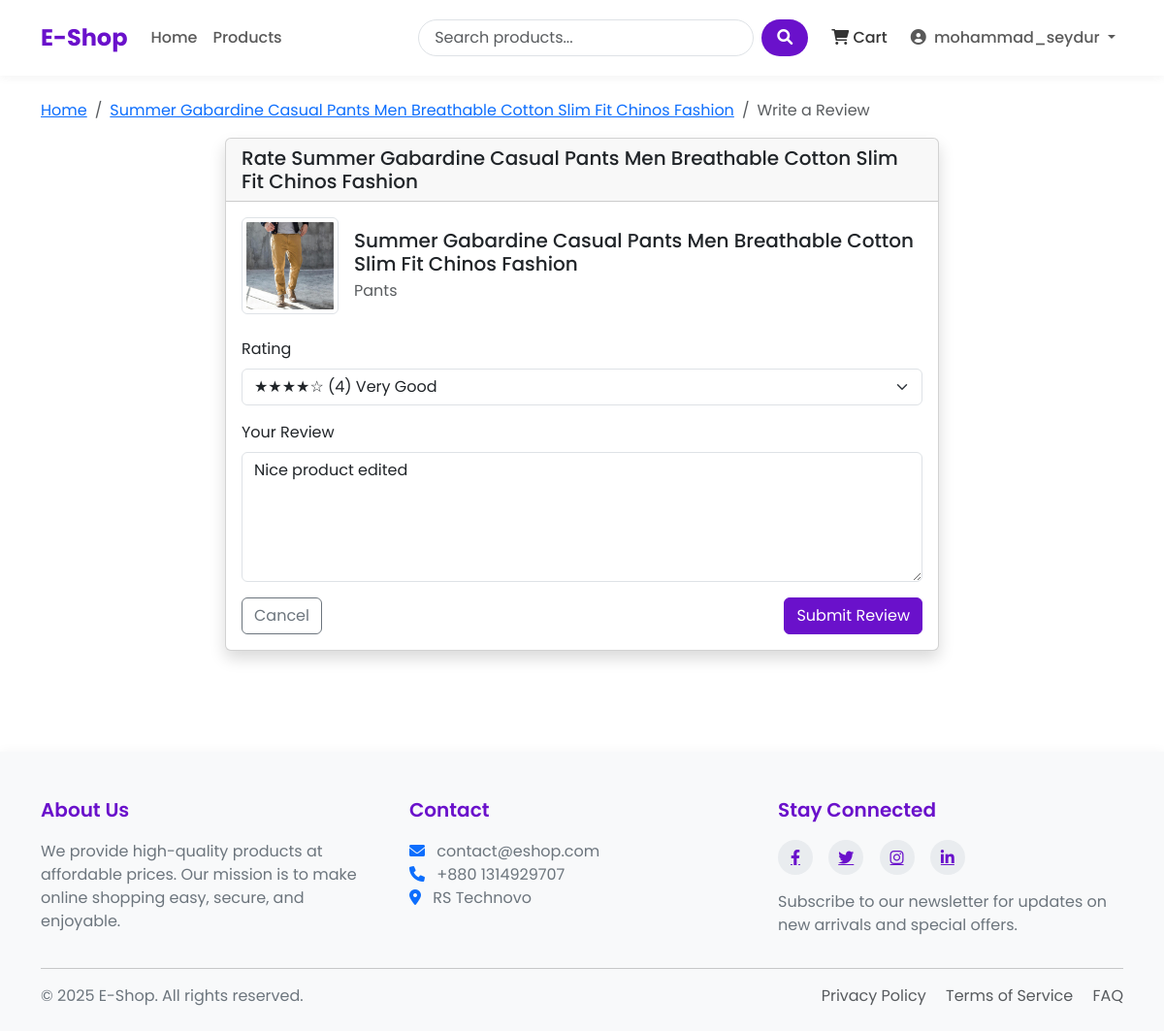
/rate/2/ (signed in), run on the app's committed database.
### shop/models.py (models this page shows, shortened)
class Product(models.Model):
    name = models.CharField(max_length=100)
    slug = models.SlugField(max_length=200, unique=True)
    category = models.ForeignKey(Category, on_delete=models.CASCADE, related_name='products')
    description = models.TextField()
    price = models.DecimalField(max_digits=10, decimal_places=2) # 405.99
    stock = models.PositiveBigIntegerField(default=1)
    available = models.BooleanField(default=True)
    created_at = models.DateTimeField(auto_now_add=True)
    updated_at = models.DateTimeField(auto_now=True)
    image = models.ImageField(upload_to='products/%Y/%m/%d') # products/25/10/2025

class Category(models.Model):
    name = models.CharField(max_length=100)
    slug = models.SlugField(max_length=100, unique=True)
    description = models.TextField()
    class Meta:
        verbose_name_plural = 'Categories'

class Rating(models.Model):
    product = models.ForeignKey(Product, on_delete=models.CASCADE, related_name='ratings')
    user = models.ForeignKey(User, on_delete=models.CASCADE)
    rating = models.PositiveSmallIntegerField(validators=[MinValueValidator(1), MaxValueValidator(5)])
    comment = models.TextField()
    created_at = models.DateTimeField(auto_now_add=True)

### shop/views.py (the view)
# urls.py: path("rate/<int:product_id>/", views.rate_product, name="rate_product"),
@login_required
def rate_product(request, product_id):
    product = get_object_or_404(Product, id=product_id)
    ordered_items = OrderItem.objects.filter(
        order__user=request.user, product=product, order__paid=True
    )
    if not ordered_items.exists():  # order kore nai
        messages.warning(request, "You can only rate products you have purchased!")
        return redirect("product_detail", slug=product.slug)
    try:
        rating = Rating.objects.get(product=product, user=request.user)
    except Rating.DoesNotExist:
        rating = None
    if request.method == "POST":
        form = RatingForm(request.POST, instance=rating)
        if form.is_valid():
            rating = form.save(commit=False)
            rating.product = product
            rating.user = request.user
            rating.save()
            return redirect("product_detail", slug=product.slug)
    else:
        form = RatingForm(instance=rating)
    return render(request, "shop/rate_product.html", {"form": form, "product": product})

### shop/forms.py
class RatingForm(forms.ModelForm):
    class Meta:
        model = Rating
        fields = ['rating', 'comment']
        widgets = {
            'rating' : forms.Select(choices=[(i,i) for i in range(1,6)]),
            'comment' : forms.Textarea(attrs={'rows' : 4})
        }

### shop/context_processors.py (called while the page is built)
def cart_items_count(request):
    if request.user.is_authenticated:
        try:
            cart = Cart.objects.get(user=request.user)
            return {'cart_items_count' : cart.get_total_items()}
        except Cart.DoesNotExist:
            {'cart_items_count' : 0}
    return {'cart_items_count' : 0}

### shop/models.py (called while the page is built)
    def get_total_items(self):
        return sum(item.quantity for item in self.items.all())

### templates/shop/rate_product.html (shortened to what this page needs)
{% extends 'base.html' %}
{% block content %}
<nav aria-label="breadcrumb">
    <ol class="breadcrumb">
        <li class="breadcrumb-item"><a href="{% url 'home' %}">Home</a></li>
        <li class="breadcrumb-item"><a href="{% url 'product_detail' product.slug %}">{{ product.name }}</a></li>
        <li class="breadcrumb-item active" aria-current="page">Write a Review</li>
    </ol>
</nav>
<div class="row justify-content-center">
    <div class="col-lg-8">
        <div class="card shadow">
            <div class="card-header">
                <h5 class="mb-0">Rate {{ product.name }}</h5>
            </div>
            <div class="card-body">
                <div class="d-flex align-items-center mb-4">
                    <div class="flex-shrink-0">
                        {% if product.image %}
                        <img src="{{ product.image.url }}" alt="{{ product.name }}"
                             class="img-thumbnail" style="width: 100px; height: 100px; object-fit: cover;">
                        {% else %}
                        <div class="bg-light text-center" style="width: 100px; height: 100px;">
                            <i class="fas fa-image fa-3x text-muted d-flex justify-content-center align-items-center h-100"></i>
                        </div>
                        {% endif %}
                    </div>
                    <div class="flex-grow-1 ms-3">
                        <h5 class="mb-1">{{ product.name }}</h5>
                        <p class="text-muted mb-0">{{ product.category.name }}</p>
                    </div>
                </div>
                <form method="post">
                    <div class="mb-3">
                        <label for="{{ form.rating.id_for_label }}" class="form-label">Rating</label>
                        <select class="form-select {% if form.rating.errors %}is-invalid{% endif %}"
                                id="{{ form.rating.id_for_label }}" name="{{ form.rating.html_name }}" required>
                            <option value="4" {% if form.rating.value == 4 %}selected{% endif %}>★★★★☆ (4) Very Good</option>
                        </select>
                    </div>
                    <div class="mb-3">
                        <label for="{{ form.comment.id_for_label }}" class="form-label">Your Review</label>
                        <textarea class="form-control {% if form.comment.errors %}is-invalid{% endif %}"
                                  id="{{ form.comment.id_for_label }}" name="{{ form.comment.html_name }}" rows="5">{{ form.comment.value|default:'' }}</textarea>
                    </div>
                    <div class="d-flex justify-content-between">
                        <a href="{% url 'product_detail' product.slug %}" class="btn btn-outline-secondary">Cancel</a>
                        <button type="submit" class="btn btn-primary">Submit Review</button>
                    </div>
                </form>
            </div>
        </div>
    </div>
</div>
{% endblock %}

### templates/base.html (shortened to what this page needs)
<!DOCTYPE html>
<html lang="en">
<head>
    <link href="https://cdn.jsdelivr.net/npm/bootstrap@5.3.0/dist/css/bootstrap.min.css" rel="stylesheet">
    <link rel="stylesheet" href="https://cdnjs.cloudflare.com/ajax/libs/font-awesome/6.0.0/css/all.min.css">
    {% load static %}
</head>
<body>
    <header>
        <nav class="navbar navbar-expand-lg navbar-light bg-white">
            <div class="container">
                <a class="navbar-brand" href="{% url 'home' %}">E-Shop</a>
                <div class="collapse navbar-collapse" id="navbarNav">
                    <ul class="navbar-nav me-auto mb-2 mb-lg-0">
                        <li class="nav-item {% if request.path == '/' %}active{% endif %}">
                            <a class="nav-link" href="{% url 'home' %}">Home</a>
                        </li>
                        <li class="nav-item {% if '/products/' in request.path %}active{% endif %}">
                            <a class="nav-link" href="{% url 'product_list' %}">Products</a>
                        </li>
                    </ul>
                    <form class="d-flex search-box me-3" action="{% url 'product_list' %}" method="get">
                        <input class="form-control search-input me-2" type="search" name="search" placeholder="Search products..." aria-label="Search">
                        <button class="btn search-btn" type="submit">
                            <i class="fas fa-search"></i>
                        </button>
                    </form>
                    <ul class="navbar-nav">
                        <li class="nav-item me-2">
                            <a class="nav-link cart-btn" href="{% url 'cart_detail' %}">
                                <i class="fas fa-shopping-cart"></i> Cart
                            </a>
                        </li>
                        {% if user.is_authenticated %}
                            <li class="nav-item dropdown">
                                <a class="nav-link dropdown-toggle" href="#" id="navbarDropdown" role="button"
                                   data-bs-toggle="dropdown" aria-expanded="false">
                                    <i class="fas fa-user-circle me-1"></i> {{ user.username }}
                                </a>
                            </li>
                        {% endif %}
                    </ul>
                </div>
            </div>
        </nav>
    </header>
    <main class="container my-4">
        {% block content %}{% endblock %}
    </main>
    <footer>
        <div class="container">
            <div class="row">
                <div class="col-md-4 mb-4 mb-md-0">
                    <h5>About Us</h5>
                    <p>We provide high-quality products at affordable prices. Our mission is to make online shopping easy, secure, and enjoyable.</p>
                </div>
                <div class="col-md-4 mb-4 mb-md-0">
                    <h5>Contact</h5>
                    <p>
                        <i class="fas fa-envelope me-2 text-primary"></i> contact@eshop.com<br>
                        <i class="fas fa-phone me-2 text-primary"></i> +880 1314929707<br>
                        <i class="fas fa-map-marker-alt me-2 text-primary"></i> RS Technovo
                    </p>
                </div>
                <div class="col-md-4">
                    <h5>Stay Connected</h5>
                    <div class="social-icons mb-3">
                        <a href="#"><i class="fab fa-facebook-f"></i></a>
                        <a href="#"><i class="fab fa-twitter"></i></a>
                        <a href="#"><i class="fab fa-instagram"></i></a>
                        <a href="#"><i class="fab fa-linkedin-in"></i></a>
                    </div>
                    <p>Subscribe to our newsletter for updates on new arrivals and special offers.</p>
                </div>
            </div>
            <hr>
            <div class="row mt-3">
                <div class="col-md-6 mb-2 mb-md-0">
                    <p class="mb-0">&copy; {% now "Y" %} E-Shop. All rights reserved.</p>
                </div>
                <div class="col-md-6 text-md-end">
                    <p class="mb-0">
                        <a href="#" class="text-decoration-none me-3 text-muted">Privacy Policy</a>
                        <a href="#" class="text-decoration-none me-3 text-muted">Terms of Service</a>
                        <a href="#" class="text-decoration-none text-muted">FAQ</a>
                    </p>
                </div>
            </div>
        </div>
    </footer>
</body>
</html>

### templates/base.html (style rules this page uses)
:root { --primary-color: #6a11cb; --primary-dark: #5a0cb8; --primary-light: #7c4ddb; --secondary-color: #2575fc; --text-color: #333333; --text-light: #6c757d; --bg-light: #f8f9fa; --border-radius: 10px; --box-shadow: 0 5px 15px rgba(0,0,0,0.08); }
body { font-family: 'Poppins', sans-serif; color: var(--text-color); display: flex; flex-direction: column; min-height: 100vh; }
main { flex: 1; }
.navbar { padding: 1rem 0; box-shadow: 0 2px 10px rgba(0,0,0,0.05); }
.navbar-brand { font-weight: 700; font-size: 1.5rem; color: var(--primary-color); }
.nav-link { font-weight: 500; padding: 0.5rem 1rem; transition: all 0.3s ease; }
.search-box { position: relative; }
.search-input { border-radius: 50px; padding-left: 1rem; border: 1px solid #dee2e6; transition: all 0.3s ease; }
.search-btn { border-radius: 50px; background-color: var(--primary-color); color: white; padding: 0.375rem 1rem; border: none; }
.cart-btn { position: relative; padding: 0.5rem 1rem; color: var(--text-color); transition: all 0.3s ease; }
.btn-primary { background-color: var(--primary-color); border-color: var(--primary-color); }
footer { background-color: var(--bg-light); padding: 3rem 0 1.5rem; margin-top: 5rem; box-shadow: 0 -2px 10px rgba(0,0,0,0.03); }
footer h5 { font-weight: 600; margin-bottom: 1.2rem; color: var(--primary-color); }
footer p { color: var(--text-light); }
.social-icons a { display: inline-flex; align-items: center; justify-content: center; width: 36px; height: 36px; background-color: #e9ecef; color: var(--primary-color); border-radius: 50%; margin-right: 0.75rem; transition: all 0.3s ease; }

### data on the page
Product: name "Summer Gabardine Casual Pants Men Breathable Cotton Slim Fit Chinos Fashion", image (picture), category.name "Pants"
Rating: comment "Nice product edited"

### other printed values
{{ user.username }} "mohammad_seydur"
